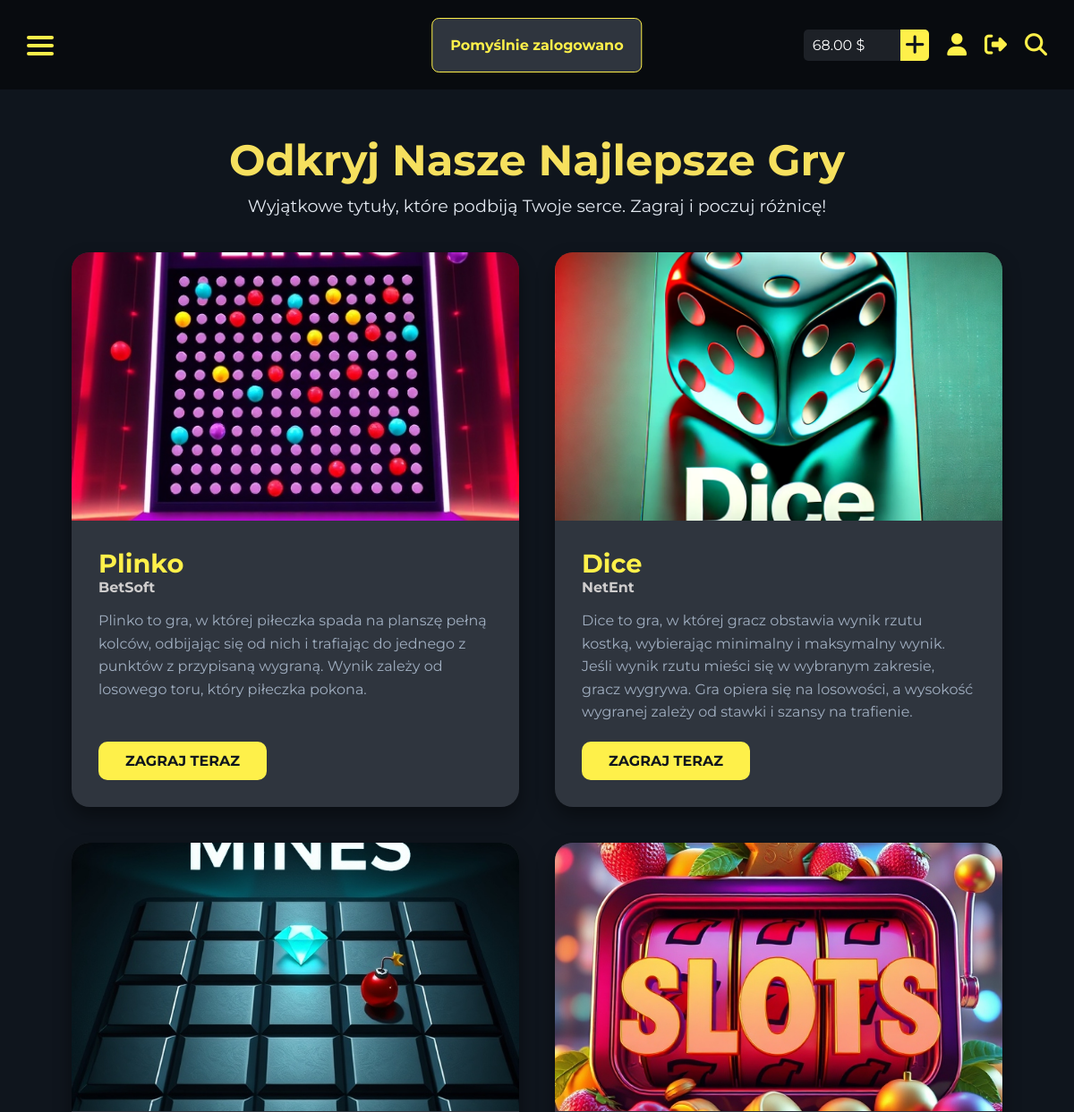
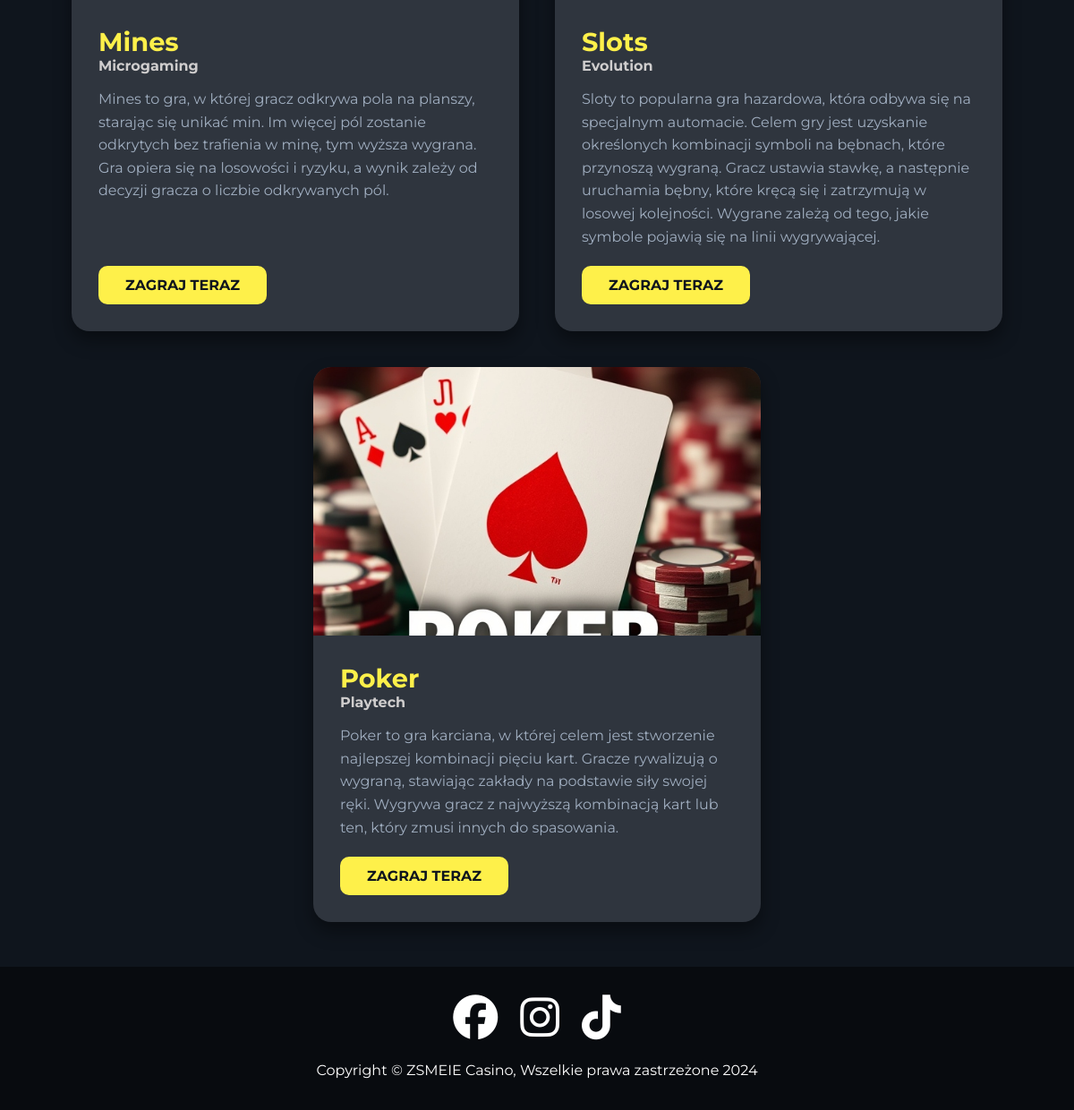
The page /games.php (signed in) on the database its author committed (2 pictures, top to bottom).
### tables this page shows
CREATE TABLE `users` (
  `id` int(11) NOT NULL,
  `login` varchar(50) NOT NULL,
  `email` varchar(100) NOT NULL,
  `password` varchar(255) NOT NULL,
  `birth_date` date NOT NULL,
  `balance` decimal(10,2) DEFAULT 0.00,
  `created_at` timestamp NOT NULL DEFAULT current_timestamp()
);

CREATE TABLE `games` (
  `id` int(11) NOT NULL,
  `name` varchar(50) NOT NULL,
  `image_url` varchar(200) NOT NULL,
  `link` varchar(50) NOT NULL,
  `company` varchar(50) NOT NULL,
  `description` text NOT NULL
);

### games.php (the view, shortened to what this page needs)
<?php
$message_login = "";
$conn = new mysqli("localhost", "root", "", "zsmeie_casino");
if (isset($_SESSION['user_id'])) {
    $user_id = $_SESSION['user_id'];
    $query = "SELECT balance FROM users WHERE id = $user_id";
    $result = mysqli_query($conn, $query);
    if ($result) {
        $row = mysqli_fetch_assoc($result);
        $balance = $row['balance'];
    }
}
?>
<!DOCTYPE html>
<html lang="pl">
<head>
    <link rel="stylesheet" href="css/index.css">
    <link rel="stylesheet" href="css/nav.css">
    <link rel="stylesheet" href="css/main.css">
    <link rel="stylesheet" href="css/footer.css">
    <link rel="stylesheet" href="css/games.css">
    <link rel="stylesheet" href="css/login-reg.css">
    <link rel="stylesheet" href="https://cdn.jsdelivr.net/npm/swiper@11/swiper-bundle.min.css"/>
</head>
<body>
<?php
if (isset($_SESSION['message_login'])) {
    $message_login = $_SESSION['message_login'];
} else {
    $message_login = '';
}
?>
<div id="popup-login" class="popup-info <?= !empty($message_login) ? '' : 'hidden-popup'; ?>" data-message="<?= htmlspecialchars($message_login); ?>">
    <p></p>
</div>
<?php
$isLoggedIn = isset($_SESSION['user_id']);
?>
<nav id="home-section">
    <div class="nav-left">
        <div class="hamburger" onclick="toggleMenu()">
            <div class="bar"></div>
            <div class="bar"></div>
            <div class="bar"></div>
        </div>
    </div>
    <div class="nav-mid">
    </div>
    <div class="nav-right">
        <?php if (!$isLoggedIn): ?>
            <button class="first-button" id="login-button">Zaloguj się</button>
            <button class="first-button" id="register-button">Zarejestruj się</button>
            <div class="user-icon" onclick="toggleUser()" id="responsive-reg-log-open">
                <i class="fa-solid fa-user"></i>
            </div>
            <div class="user-login-reg-container" id="user-login-reg-container">
                <button id="login-account">Zaloguj się</button>
                <button id="create-account">Zarejestruj się</button>
            </div>
        <?php else: ?>
            <div class="balance">
                <div class="balance-text">
                    <p><?= htmlspecialchars($balance); ?> $</p>
                </div>
                <div class="add-balance" onclick="window.location.href='user-panel.php'">
                    <i class="fa-solid fa-plus"></i>
                </div>
            </div>
            <div class="icons-container">
            <div class="user-icon" onclick="window.location.href='user-panel.php'">
                <i class="fa-solid fa-user"></i>
            </div>
            <div class="logout-icon" onclick="window.location.href='logout.php'">
            <i class="fa-solid fa-right-from-bracket"></i>
            </div>
        <?php endif; ?>
            <div class="search-button">
                <i class="fa-solid fa-magnifying-glass"></i>
            </div>
        </div>
    </div>
</nav>
    <main>
    <?php
      $conn = new mysqli("localhost", "root", "", "zsmeie_casino");
      $sql = "SELECT name, image_url, description, company, link FROM games";
      $result = $conn->query($sql);
      ?>
   <section id="games-showcase">
  <div class="games-intro">
    <h1>Odkryj Nasze Najlepsze Gry</h1>
    <p>Wyjątkowe tytuły, które podbiją Twoje serce. Zagraj i poczuj różnicę!</p>
  </div>
  <div class="games-cards">
    <?php
      if ($result->num_rows > 0) {
          while ($row = $result->fetch_assoc()) {
              echo '<div class="game-card">
                      <div class="game-card-image">
                          <img src="' . $row['image_url'] . '" alt="' . $row['name'] . '">
                      </div>
                      <div class="game-card-content">
                          <h2>' . $row['name'] . '</h2>
                          <h4>' . $row['company'] . '</h4>
                          <p class="game-description">
                                '.$row['description'].'
                          </p>
                          <a href="'.$row['link'].'" class="cta-play-now">Zagraj Teraz</a>
                      </div>
                  </div>';
          }
      } else {
          echo "Brak gier w bazie danych.";
      }
      ?>
    </div>
  </section>
    </main>
    <footer>
      <div class="footer-social">
        <a href="https://www.facebook.com/" target="_blank">
          <i class="fa-brands fa-facebook"></i>
        </a>
        <a href="https://www.instagram.com/" target="_blank">
          <i class="fa-brands fa-instagram"></i>
        </a>
        <a href="https://www.tiktok.com/pl-PL/" target="_blank">
          <i class="fa-brands fa-tiktok"></i>
        </a>
      </div>
      <div class="footer-text">
        <p>Copyright © ZSMEIE Casino, Wszelkie prawa zastrzeżone 2024</p>
      </div>
    </footer>
</body>
</html>

### css/index.css (style rules this page uses)
:root { --color-black: #0F151D; --color-darker-black: #080b0f; --color-yellow: #FEF04A; --color-yellow-hover: #a89e2f; --color-white: #fff; --color-grey: #2F353E; --color-dark-grey: #1d2127; --color-game-card-light: 65, 73, 85; }
html { scroll-behavior: smooth; }
* { margin: 0; padding: 0; box-sizing: border-box; scroll-behavior: smooth; font-family: "Montserrat"; text-decoration: none; list-style-type: none; }
body { background-color: var(--color-black); height: 100vh; }
i, p, h1 { color: #fff; }

### css/nav.css (style rules this page uses)
nav { display: flex; flex-direction: row; justify-content: space-between; align-items: center; height: 100px; background-color: var(--color-darker-black); margin-left: 0; }
.nav-left { margin-left: 30px; user-select: none; }
nav .nav-mid { position: absolute; transform: translate(-50%); left: 51%; }
.nav-right { display: flex; margin-right: 30px; gap: 20px; }
.nav-right .search-button { display: flex; align-items: center; }
.nav-right i { font-size: 25px; color: var(--color-yellow); cursor: pointer; transition: 0.3s color; }
.user-icon, .logout-icon { display: flex; align-items: center; }
.balance { display: flex; flex-direction: row; background-color: var(--color-dark-grey); border-radius: 5px; align-items: center; gap: 10px; }
.balance-text { padding: 8px 30px 8px 10px; }
.add-balance { background-color: var(--color-yellow); padding: 5px; border-radius: 0px 5px 5px 0px; transition: 0.3s background-color; }
.add-balance i { color: var(--color-black); }
.hamburger { display: none; cursor: pointer; position: relative; width: 30px; height: 20px; margin-bottom: 5px; }
.hamburger .bar { height: 4px; background-color: var(--color-yellow); margin: 5px 0; border-radius: 2px; transition: transform 0.3s ease, opacity 0.3s ease, background-color 0.3s; }
.search-button { cursor: pointer; }
.icons-container { display: flex; align-items: center; gap: 20px; }
@media (max-width: 1300px) { .hamburger { display: block; } }

### css/main.css (style rules this page uses)
main { display: flex; flex-direction: column; align-items: center; padding: 0 50px; }
.header-main i, h1 { font-size: 40px; }
.popup-info { position: fixed; top: -100px; left: 50%; transform: translateX(-50%); background-color: var(--color-grey); padding: 20px; border-radius: 8px; transition: top 0.5s ease, opacity 0.5s ease; border: 0.5px solid var(--color-yellow); z-index: 1000; opacity: 1; max-width: 250px; }
.popup-info p { color: var(--color-yellow); font-weight: bold; text-align: center; }
.popup-info.visible-popup { top: 20px; }

### css/footer.css (style rules this page uses)
footer { background-color: var(--color-darker-black); height: 160px; display: flex; align-items: center; justify-content: center; flex-direction: column; margin-bottom: 0 !important; }
footer i { font-size: 50px; }
.footer-social, .footer-text { display: flex; align-items: center; justify-content: center; gap: 25px; color: #fff; }
.footer-social { padding: 20px 20px 0 20px; }
.footer-social i { transition: 0.3s color; }
.footer-text { padding: 25px; text-align: center; }

### css/games.css (style rules this page uses)
.games-intro { margin-top: 50px; text-align: center; }
.games-intro h1 { font-size: 3rem; color: #f6e05e; margin-bottom: 10px; }
.games-intro p { font-size: 1.2rem; color: #e2e8f0; margin-bottom: 40px; }
.games-cards { display: flex; flex-wrap: wrap; justify-content: center; gap: 40px; margin-bottom: 50px; }
.game-card { width: 500px; background: var(--color-grey); border-radius: 20px; overflow: hidden; box-shadow: 0 10px 20px rgba(0, 0, 0, 0.4); transition: transform 0.4s ease, box-shadow 0.4s ease; display: flex; flex-direction: column; position: relative; }
.game-card-image { position: relative; overflow: hidden; height: 300px; }
.game-card-image img { width: 100%; height: 300px; object-fit: cover; transition: transform 0.4s ease; z-index: 1; transform: scale(1); }
.game-card-content { height: calc(100% - 300px); padding: 30px; text-align: left; flex-direction: column; z-index: 2; display: flex; position: relative; }
.game-card-content h2 { font-size: 1.8rem; color: var(--color-yellow); }
.game-card-content h4 { color: #cfcdcd; margin-bottom: 15px; }
.game-description { font-size: 1rem; color: #a0aec0; line-height: 1.6; margin-bottom: 20px; }
.cta-play-now { display: flex; width: fit-content; margin-top: auto; padding: 12px 30px; background-color: var(--color-yellow); color: var(--color-black); font-size: 1rem; font-weight: bold; text-transform: uppercase; text-decoration: none; border-radius: 10px; transition: background 0.3s ease; }

### rows shown on the page
users: balance "68.00"
games: image_url (picture), name "Plinko", company "BetSoft", description "Plinko to gra, w której piłeczka spada na planszę pełną kolców, odbijając się od nich i trafiając do jednego z punktów z przypisaną wygraną. Wynik zależy od losowego toru, który piłeczka pokona."
games: image_url (picture), name "Dice", company "NetEnt", description "Dice to gra, w której gracz obstawia wynik rzutu kostką, wybierając minimalny i maksymalny wynik. Jeśli wynik rzutu mieści się w wybranym zakresie, gracz wygrywa. Gra opiera się na losowości, a wysokość wygranej zależy od stawki i szansy na trafienie."
games: image_url (picture), name "Mines", company "Microgaming", description "Mines to gra, w której gracz odkrywa pola na planszy, starając się unikać min. Im więcej pól zostanie odkrytych bez trafienia w minę, tym wyższa wygrana. Gra opiera się na losowości i ryzyku, a wynik zależy od decyzji gracza o liczbie odkrywanych pól."
games: image_url (picture), name "Slots", company "Evolution", description "Sloty to popularna gra hazardowa, która odbywa się na specjalnym automacie. Celem gry jest uzyskanie określonych kombinacji symboli na bębnach, które przynoszą wygraną. Gracz ustawia stawkę, a następnie uruchamia bębny, które kręcą się i zatrzymują w losowej kolejności. Wygrane zależą od tego, jakie symbole pojawią się na linii wygrywającej."
games: image_url (picture), name "Poker", company "Playtech", description "Poker to gra karciana, w której celem jest stworzenie najlepszej kombinacji pięciu kart. Gracze rywalizują o wygraną, stawiając zakłady na podstawie siły swojej ręki. Wygrywa gracz z najwyższą kombinacją kart lub ten, który zmusi innych do spasowania."
